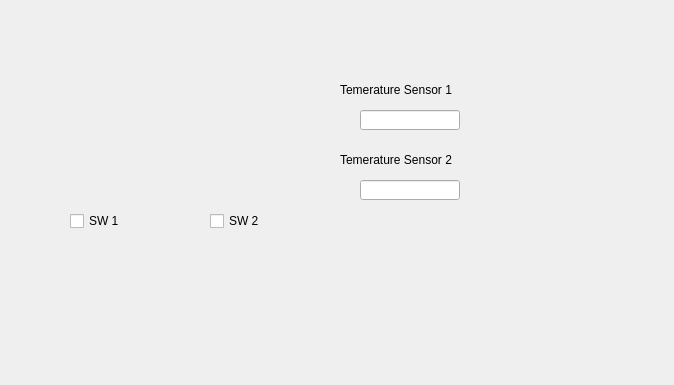
<?xml version="1.0" encoding="UTF-8"?>
<ui version="4.0">
 <class>MainWindow</class>
 <widget class="QMainWindow" name="MainWindow">
  <property name="geometry">
   <rect>
    <x>0</x>
    <y>0</y>
    <width>674</width>
    <height>385</height>
   </rect>
  </property>
  <property name="windowTitle">
   <string>MainWindow</string>
  </property>
  <widget class="QWidget" name="centralwidget">
   <widget class="caLed" name="caled">
    <property name="geometry">
     <rect>
      <x>80</x>
      <y>110</y>
      <width>71</width>
      <height>61</height>
     </rect>
    </property>
    <property name="ledWidth">
     <number>35</number>
    </property>
    <property name="ledHeight">
     <number>35</number>
    </property>
    <property name="channel" stdset="0">
     <string>ADS-GNAOMC:bRedInd</string>
    </property>
   </widget>
   <widget class="caLed" name="caled_2">
    <property name="geometry">
     <rect>
      <x>220</x>
      <y>110</y>
      <width>71</width>
      <height>61</height>
     </rect>
    </property>
    <property name="ledWidth">
     <number>35</number>
    </property>
    <property name="ledHeight">
     <number>35</number>
    </property>
    <property name="channel" stdset="0">
     <string notr="true">ADS-GNAOMC:bGreenInd</string>
    </property>
    <property name="trueColor">
     <color>
      <red>0</red>
      <green>255</green>
      <blue>0</blue>
     </color>
    </property>
   </widget>
   <widget class="caToggleButton" name="catogglebutton">
    <property name="geometry">
     <rect>
      <x>70</x>
      <y>210</y>
      <width>100</width>
      <height>22</height>
     </rect>
    </property>
    <property name="text">
     <string>SW 1</string>
    </property>
    <property name="icon">
     <iconset theme="fusion">
      <normaloff>.</normaloff>.</iconset>
    </property>
    <property name="iconSize">
     <size>
      <width>16</width>
      <height>16</height>
     </size>
    </property>
    <property name="channel" stdset="0">
     <string>ADS-GNAOMC:bSwitch1</string>
    </property>
    <property name="styleSheet" stdset="0">
     <string notr="true"/>
    </property>
   </widget>
   <widget class="caLineEdit" name="calineedit">
    <property name="geometry">
     <rect>
      <x>360</x>
      <y>110</y>
      <width>100</width>
      <height>20</height>
     </rect>
    </property>
    <property name="channel" stdset="0">
     <string notr="true">ADS-GNAOMC:rTemperatureSensor1</string>
    </property>
   </widget>
   <widget class="caLineEdit" name="calineedit_2">
    <property name="geometry">
     <rect>
      <x>360</x>
      <y>180</y>
      <width>100</width>
      <height>20</height>
     </rect>
    </property>
    <property name="channel" stdset="0">
     <string notr="true">ADS-GNAOMC:rTemperatureSensor2</string>
    </property>
   </widget>
   <widget class="caLabel" name="calabel_14">
    <property name="geometry">
     <rect>
      <x>500</x>
      <y>40</y>
      <width>151</width>
      <height>71</height>
     </rect>
    </property>
    <property name="pixmap">
     <pixmap resource="../../../../../usr/local/epics/caqtdm/caQtDM_QtControls/qtcontrols.qrc">:/pixmaps/AstralisLogo.png</pixmap>
    </property>
    <property name="scaledContents">
     <bool>true</bool>
    </property>
   </widget>
   <widget class="caLabel" name="calabel_3">
    <property name="geometry">
     <rect>
      <x>500</x>
      <y>120</y>
      <width>151</width>
      <height>71</height>
     </rect>
    </property>
    <property name="pixmap">
     <pixmap resource="../../../../../usr/local/epics/caqtdm/caQtDM_QtControls/qtcontrols.qrc">:/pixmaps/AlpaoLogo.jpg</pixmap>
    </property>
    <property name="scaledContents">
     <bool>true</bool>
    </property>
   </widget>
   <widget class="caLabel" name="calabel_13">
    <property name="geometry">
     <rect>
      <x>500</x>
      <y>200</y>
      <width>151</width>
      <height>71</height>
     </rect>
    </property>
    <property name="pixmap">
     <pixmap resource="../../../../../usr/local/epics/caqtdm/caQtDM_QtControls/qtcontrols.qrc">:/pixmaps/LAMLogo.png</pixmap>
    </property>
    <property name="scaledContents">
     <bool>true</bool>
    </property>
   </widget>
   <widget class="caLabel" name="calabel_15">
    <property name="geometry">
     <rect>
      <x>500</x>
      <y>280</y>
      <width>151</width>
      <height>71</height>
     </rect>
    </property>
    <property name="pixmap">
     <pixmap resource="../../../../../usr/local/epics/caqtdm/caQtDM_QtControls/qtcontrols.qrc">:/pixmaps/OneraLogo.png</pixmap>
    </property>
    <property name="scaledContents">
     <bool>true</bool>
    </property>
   </widget>
   <widget class="caToggleButton" name="catogglebutton_2">
    <property name="geometry">
     <rect>
      <x>210</x>
      <y>210</y>
      <width>100</width>
      <height>22</height>
     </rect>
    </property>
    <property name="text">
     <string>SW 2</string>
    </property>
    <property name="icon">
     <iconset theme="fusion">
      <normaloff>.</normaloff>.</iconset>
    </property>
    <property name="channel" stdset="0">
     <string notr="true">ADS-GNAOMC:bSwitch2</string>
    </property>
    <property name="styleSheet" stdset="0">
     <string notr="true"/>
    </property>
   </widget>
   <widget class="QLabel" name="label">
    <property name="geometry">
     <rect>
      <x>340</x>
      <y>80</y>
      <width>141</width>
      <height>20</height>
     </rect>
    </property>
    <property name="text">
     <string>Temerature Sensor 1</string>
    </property>
   </widget>
   <widget class="QLabel" name="label_2">
    <property name="geometry">
     <rect>
      <x>340</x>
      <y>150</y>
      <width>141</width>
      <height>20</height>
     </rect>
    </property>
    <property name="text">
     <string>Temerature Sensor 2</string>
    </property>
   </widget>
   <widget class="caLed" name="caled_3">
    <property name="geometry">
     <rect>
      <x>230</x>
      <y>260</y>
      <width>71</width>
      <height>61</height>
     </rect>
    </property>
    <property name="ledWidth">
     <number>35</number>
    </property>
    <property name="ledHeight">
     <number>35</number>
    </property>
    <property name="channel" stdset="0">
     <string notr="true">ADS-GNAOMC:bSwitch2_RBV</string>
    </property>
    <property name="trueColor">
     <color>
      <red>0</red>
      <green>255</green>
      <blue>0</blue>
     </color>
    </property>
   </widget>
   <widget class="caLed" name="caled_4">
    <property name="geometry">
     <rect>
      <x>80</x>
      <y>260</y>
      <width>71</width>
      <height>61</height>
     </rect>
    </property>
    <property name="ledWidth">
     <number>35</number>
    </property>
    <property name="ledHeight">
     <number>35</number>
    </property>
    <property name="channel" stdset="0">
     <string notr="true">ADS-GNAOMC:bSwitch1_RBV</string>
    </property>
    <property name="trueColor">
     <color>
      <red>255</red>
      <green>0</green>
      <blue>0</blue>
     </color>
    </property>
   </widget>
  </widget>
 </widget>
 <customwidgets>
  <customwidget>
   <class>caToggleButton</class>
   <extends>QCheckBox</extends>
   <header>caToggleButton</header>
  </customwidget>
  <customwidget>
   <class>caLabel</class>
   <extends>QLabel</extends>
   <header>caLabel</header>
  </customwidget>
  <customwidget>
   <class>caLed</class>
   <extends>QWidget</extends>
   <header>caLed</header>
  </customwidget>
  <customwidget>
   <class>caLineEdit</class>
   <extends>QLineEdit</extends>
   <header>caLineEdit</header>
  </customwidget>
 </customwidgets>
 <resources>
  <include location="../../../../../usr/local/epics/caqtdm/caQtDM_QtControls/qtcontrols.qrc"/>
  <include location="../../../../usr/local/epics/caqtdm/caQtDM_QtControls/qtcontrols.qrc"/>
 </resources>
 <connections/>
</ui>
